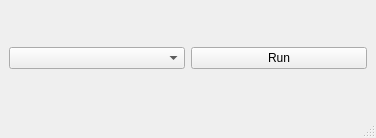
<?xml version="1.0" encoding="UTF-8"?>
<ui version="4.0">
 <class>MainWindow</class>
 <widget class="QMainWindow" name="MainWindow">
  <property name="geometry">
   <rect>
    <x>0</x>
    <y>0</y>
    <width>376</width>
    <height>138</height>
   </rect>
  </property>
  <property name="windowTitle">
   <string>MainWindow</string>
  </property>
  <widget class="QWidget" name="centralwidget">
   <layout class="QGridLayout" name="gridLayout">
    <item row="0" column="0">
     <widget class="QComboBox" name="comboBox"/>
    </item>
    <item row="0" column="1">
     <widget class="QPushButton" name="buttonRun">
      <property name="text">
       <string>Run</string>
      </property>
     </widget>
    </item>
   </layout>
  </widget>
  <widget class="QMenuBar" name="menubar">
   <property name="geometry">
    <rect>
     <x>0</x>
     <y>0</y>
     <width>376</width>
     <height>22</height>
    </rect>
   </property>
  </widget>
  <widget class="QStatusBar" name="statusbar"/>
 </widget>
 <resources/>
 <connections/>
</ui>
